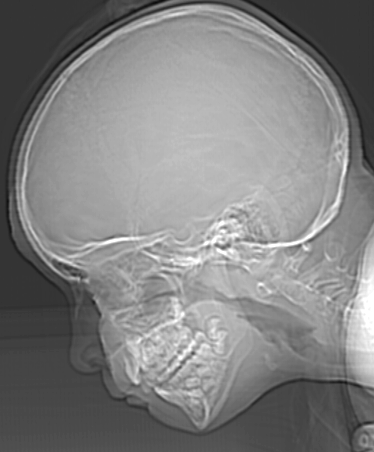
%> input picture Q11.tif, 374 x 452 px
$ octave askhsh_2.m   (GNU Octave 9; MATLAB toolbox functions it lacks are replaced by stand-ins)
%> lines starting %> are read from the running program, lines starting %| are printed output that depends on the picture; long printed decimals are rounded
close all;
clear all;
clc;

%% 2)

X = imread('Q11.tif');
%> X is the input picture: size 452x374 uint8; min 12, max 255, mean 129.4
figure(1);
imshow(X);
title('Initial pic');

se = strel('ball',2,2);
XX = imerode(X, se);
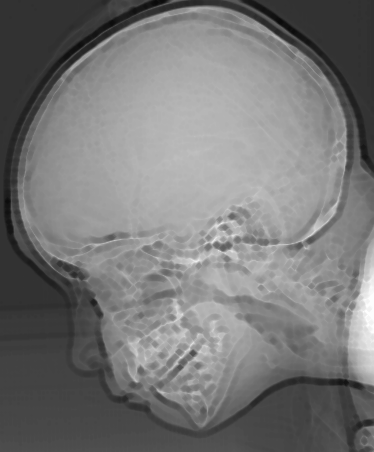
%> XX: size 452x374 uint8; min 10, max 253, mean 120
figure(2);
imshow(XX);
title('Eroded pic');

X1 = imnoise(XX, 'gaussian');
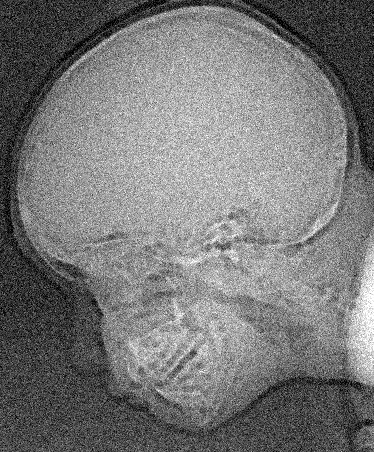
%> X1: size 452x374 uint8; min 0, max 255, mean 120
X2 = imnoise(XX, 'gaussian');
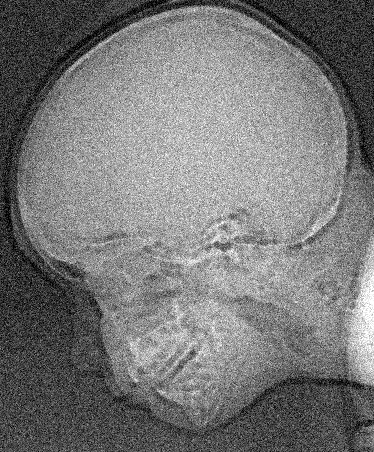
%> X2: size 452x374 uint8; min 0, max 255, mean 120.1
X3 = imnoise(XX, 'gaussian');
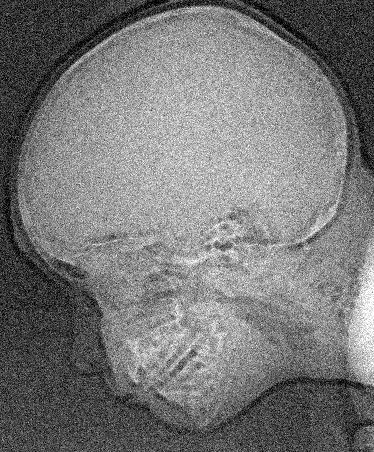
%> X3: size 452x374 uint8; min 0, max 255, mean 120; mean of the top-left, top-right, bottom-left and bottom-right quarters 122.5, 132.6, 96.8, 128
X4 = imnoise(XX, 'gaussian');
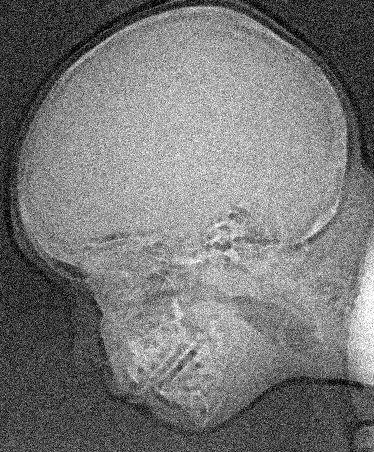
%> X4: size 452x374 uint8; min 0, max 255, mean 120.1; mean of the top-left, top-right, bottom-left and bottom-right quarters 122.4, 132.8, 96.9, 128.1
X5 = imnoise(XX, 'gaussian');
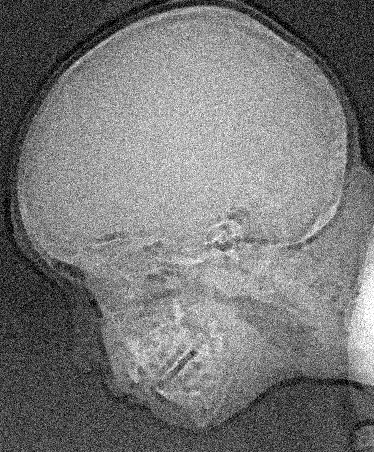
%> X5: size 452x374 uint8; min 0, max 255, mean 119.9
figure(3);
subplot(2,3,1), imshow(X1, []), title('1st snap');
subplot(2,3,2), imshow(X2, []), title('2nd snap');
subplot(2,3,3), imshow(X3, []), title('3rd snap');
subplot(2,3,4), imshow(X4, []), title('4th snap');
subplot(2,3,5), imshow(X5, []), title('5th snap');

err(1) = immse(XX, X1);
err(2) = immse(XX, X2);
err(3) = immse(XX, X3);
err(4) = immse(XX, X4);
err(5) = immse(XX, X5);

fprintf('Error 1: %f\n2: %f\n3: %f\n4: %f\n5: %f\n', err(1), err(2), err(3), err(4), err(5))
%| Error 1: 641.337
%| 2: 637.892
%| 3: 642.580
%| 4: 643.467
%| 5: 641.709

M = mean(err);
%> M = 641.4
figure(4)
plot(3,M)
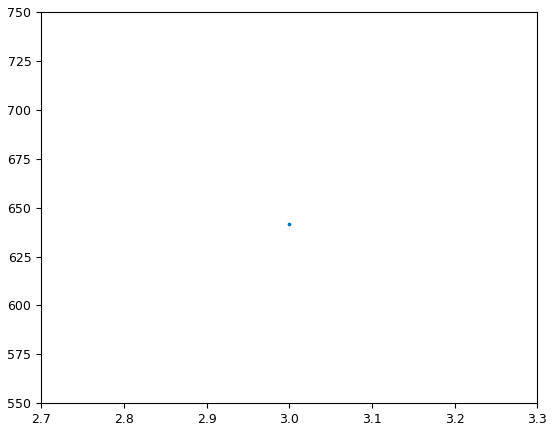
%> figure redrawn from the program's plot data

X1 = imerode(X, se);
X2 = imerode(X, se);
X3 = imerode(X, se);
X4 = imerode(X, se);
X5 = imerode(X, se);
figure(5);
subplot(2,3,1), imshow(X1, []), title('1st snap');
subplot(2,3,2), imshow(X2, []), title('2nd snap');
subplot(2,3,3), imshow(X3, []), title('3rd snap');
subplot(2,3,4), imshow(X4, []), title('4th snap');
subplot(2,3,5), imshow(X5, []), title('5th snap');

$ run again, with Q14.tif copied over Q11.tif
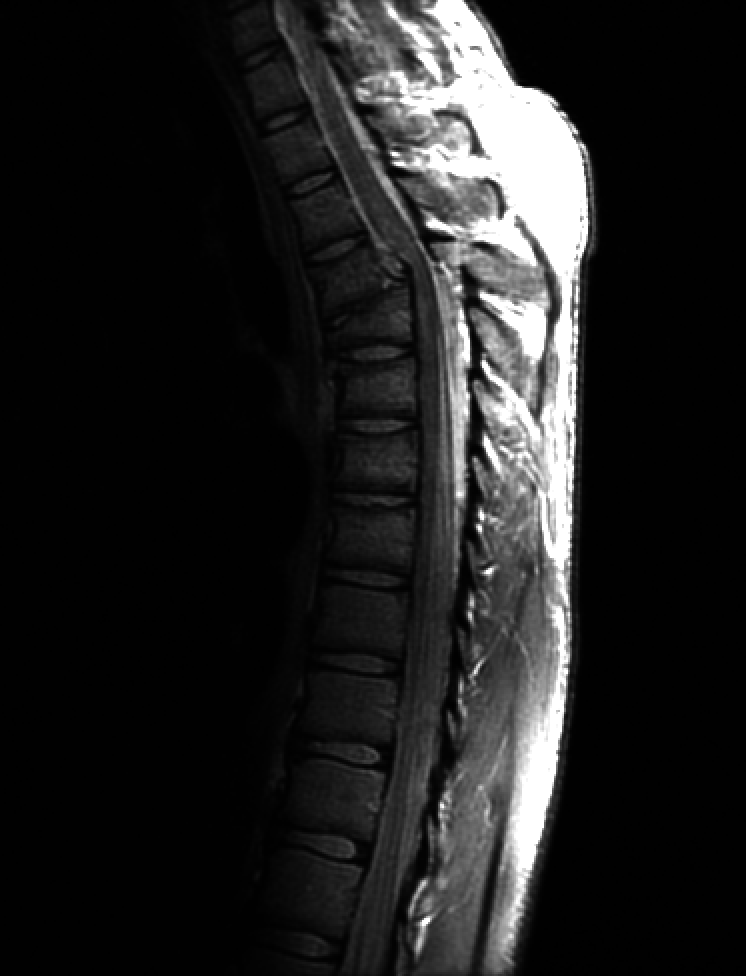
%> input picture Q14.tif, 746 x 976 px
%> X is the input picture: size 976x746 uint8; min 0, max 255, mean 32.6
%> `XX = imerode(X, se);`:
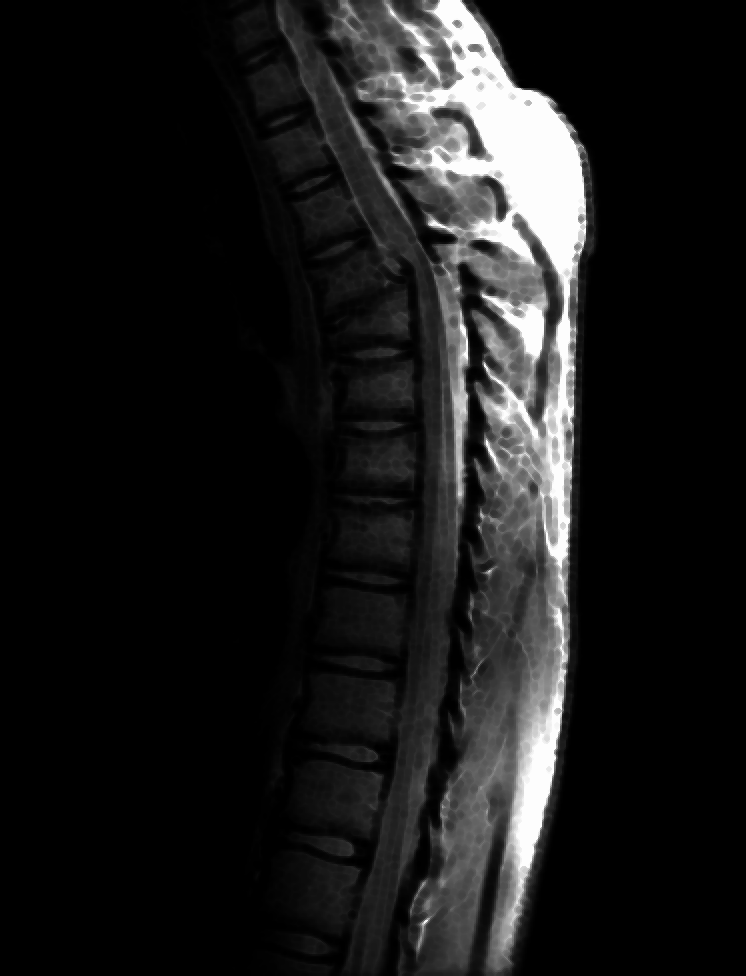
%> XX: size 976x746 uint8; min 0, max 253, mean 26.4
%| Error 1: 388.963
%| 2: 389.051
%| 3: 389.893
%| 4: 388.992
%| 5: 390.091
%> M = 389.4
%> `plot(3,M)`:
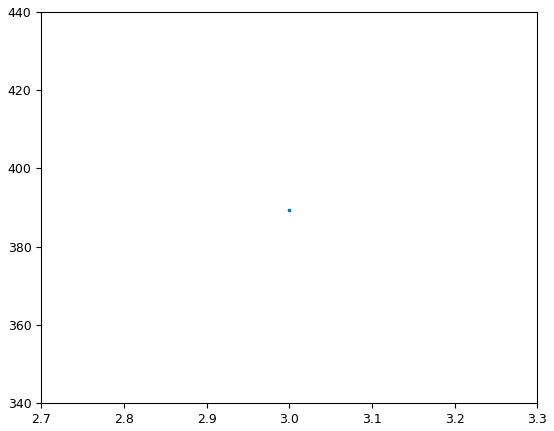
%> figure redrawn from the program's plot data

$ run again, with Q16.tif copied over Q11.tif
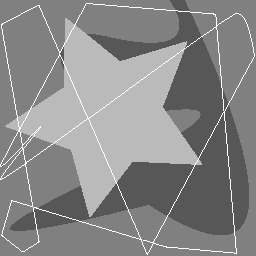
%> input picture Q16.tif, 256 x 256 px
%> X is the input picture: size 256x256 uint8; min 87, max 255, mean 135.8
%> `X5 = imnoise(XX, 'gaussian');`:
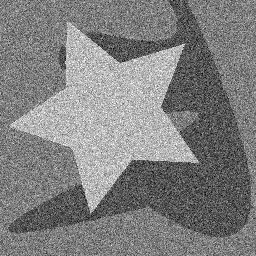
%> X5: size 256x256 uint8; min 0, max 255, mean 127.7; mean of the top-left, top-right, bottom-left and bottom-right quarters 146.4, 123.6, 132, 109.1
%| Error 1: 650.598
%| 2: 647.556
%| 3: 648.464
%| 4: 639.963
%| 5: 652.759
%> M = 647.9
%> `plot(3,M)`:
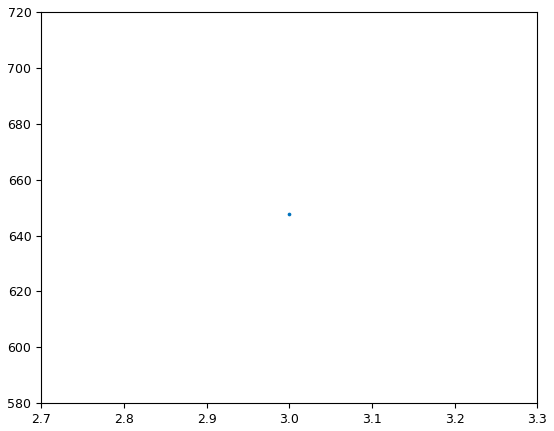
%> figure redrawn from the program's plot data
